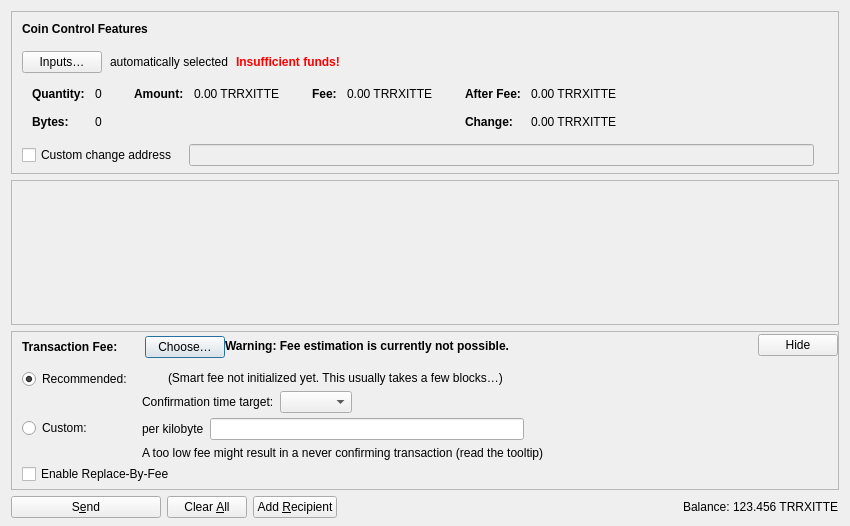
<?xml version="1.0" encoding="UTF-8"?>
<ui version="4.0">
 <class>SendCoinsDialog</class>
 <widget class="QDialog" name="SendCoinsDialog">
  <property name="geometry">
   <rect>
    <x>0</x>
    <y>0</y>
    <width>850</width>
    <height>526</height>
   </rect>
  </property>
  <property name="windowTitle">
   <string>Send Coins</string>
  </property>
  <layout class="QVBoxLayout" name="verticalLayout" stretch="0,1,0,0">
   <property name="bottomMargin">
    <number>8</number>
   </property>
   <item>
    <widget class="QFrame" name="frameCoinControl">
     <property name="sizePolicy">
      <sizepolicy hsizetype="Expanding" vsizetype="Expanding">
       <horstretch>0</horstretch>
       <verstretch>0</verstretch>
      </sizepolicy>
     </property>
     <property name="maximumSize">
      <size>
       <width>16777215</width>
       <height>16777215</height>
      </size>
     </property>
     <property name="frameShape">
      <enum>QFrame::StyledPanel</enum>
     </property>
     <property name="frameShadow">
      <enum>QFrame::Sunken</enum>
     </property>
     <layout class="QVBoxLayout" name="verticalLayoutCoinControl2">
      <property name="spacing">
       <number>0</number>
      </property>
      <property name="leftMargin">
       <number>0</number>
      </property>
      <property name="topMargin">
       <number>0</number>
      </property>
      <property name="rightMargin">
       <number>0</number>
      </property>
      <property name="bottomMargin">
       <number>6</number>
      </property>
      <item>
       <layout class="QVBoxLayout" name="verticalLayoutCoinControl" stretch="0,0,0,0,1">
        <property name="spacing">
         <number>0</number>
        </property>
        <property name="leftMargin">
         <number>10</number>
        </property>
        <property name="topMargin">
         <number>10</number>
        </property>
        <item>
         <layout class="QHBoxLayout" name="horizontalLayoutCoinControl1">
          <property name="bottomMargin">
           <number>15</number>
          </property>
          <item>
           <widget class="QLabel" name="labelCoinControlFeatures">
            <property name="sizePolicy">
             <sizepolicy hsizetype="Preferred" vsizetype="Maximum">
              <horstretch>0</horstretch>
              <verstretch>0</verstretch>
             </sizepolicy>
            </property>
            <property name="font">
             <font>
              <weight>75</weight>
              <bold>true</bold>
             </font>
            </property>
            <property name="styleSheet">
             <string notr="true">font-weight:bold;</string>
            </property>
            <property name="text">
             <string>Coin Control Features</string>
            </property>
           </widget>
          </item>
         </layout>
        </item>
        <item>
         <layout class="QHBoxLayout" name="horizontalLayoutCoinControl2" stretch="0,0,0,0">
          <property name="spacing">
           <number>8</number>
          </property>
          <property name="bottomMargin">
           <number>10</number>
          </property>
          <item>
           <widget class="QPushButton" name="pushButtonCoinControl">
            <property name="styleSheet">
             <string notr="true"/>
            </property>
            <property name="text">
             <string>Inputs…</string>
            </property>
            <property name="autoDefault">
             <bool>false</bool>
            </property>
           </widget>
          </item>
          <item>
           <widget class="QLabel" name="labelCoinControlAutomaticallySelected">
            <property name="text">
             <string>automatically selected</string>
            </property>
            <property name="margin">
             <number>5</number>
            </property>
           </widget>
          </item>
          <item>
           <widget class="QLabel" name="labelCoinControlInsuffFunds">
            <property name="font">
             <font>
              <weight>75</weight>
              <bold>true</bold>
             </font>
            </property>
            <property name="styleSheet">
             <string notr="true">color:red;font-weight:bold;</string>
            </property>
            <property name="text">
             <string>Insufficient funds!</string>
            </property>
            <property name="margin">
             <number>5</number>
            </property>
           </widget>
          </item>
          <item>
           <spacer name="horizontalSpacerCoinControl">
            <property name="orientation">
             <enum>Qt::Horizontal</enum>
            </property>
            <property name="sizeHint" stdset="0">
             <size>
              <width>40</width>
              <height>1</height>
             </size>
            </property>
           </spacer>
          </item>
         </layout>
        </item>
        <item>
         <widget class="QWidget" name="widgetCoinControl" native="true">
          <property name="sizePolicy">
           <sizepolicy hsizetype="Preferred" vsizetype="Preferred">
            <horstretch>0</horstretch>
            <verstretch>0</verstretch>
           </sizepolicy>
          </property>
          <property name="minimumSize">
           <size>
            <width>0</width>
            <height>0</height>
           </size>
          </property>
          <property name="styleSheet">
           <string notr="true"/>
          </property>
          <layout class="QHBoxLayout" name="horizontalLayoutCoinControl5">
           <property name="leftMargin">
            <number>0</number>
           </property>
           <property name="topMargin">
            <number>0</number>
           </property>
           <property name="rightMargin">
            <number>0</number>
           </property>
           <property name="bottomMargin">
            <number>0</number>
           </property>
           <item>
            <layout class="QHBoxLayout" name="horizontalLayoutCoinControl3" stretch="0,0,0,1">
             <property name="spacing">
              <number>20</number>
             </property>
             <property name="topMargin">
              <number>0</number>
             </property>
             <property name="bottomMargin">
              <number>10</number>
             </property>
             <item>
              <layout class="QFormLayout" name="formLayoutCoinControl1">
               <property name="labelAlignment">
                <set>Qt::AlignLeft|Qt::AlignVCenter</set>
               </property>
               <property name="horizontalSpacing">
                <number>10</number>
               </property>
               <property name="verticalSpacing">
                <number>14</number>
               </property>
               <property name="leftMargin">
                <number>10</number>
               </property>
               <property name="topMargin">
                <number>4</number>
               </property>
               <property name="rightMargin">
                <number>6</number>
               </property>
               <item row="0" column="0">
                <widget class="QLabel" name="labelCoinControlQuantityText">
                 <property name="font">
                  <font>
                   <weight>75</weight>
                   <bold>true</bold>
                  </font>
                 </property>
                 <property name="text">
                  <string>Quantity:</string>
                 </property>
                 <property name="margin">
                  <number>0</number>
                 </property>
                </widget>
               </item>
               <item row="0" column="1">
                <widget class="QLabel" name="labelCoinControlQuantity">
                 <property name="cursor">
                  <cursorShape>IBeamCursor</cursorShape>
                 </property>
                 <property name="contextMenuPolicy">
                  <enum>Qt::ActionsContextMenu</enum>
                 </property>
                 <property name="text">
                  <string notr="true">0</string>
                 </property>
                 <property name="margin">
                  <number>0</number>
                 </property>
                 <property name="textInteractionFlags">
                  <set>Qt::LinksAccessibleByMouse|Qt::TextSelectableByKeyboard|Qt::TextSelectableByMouse</set>
                 </property>
                </widget>
               </item>
               <item row="1" column="0">
                <widget class="QLabel" name="labelCoinControlBytesText">
                 <property name="font">
                  <font>
                   <weight>75</weight>
                   <bold>true</bold>
                  </font>
                 </property>
                 <property name="text">
                  <string>Bytes:</string>
                 </property>
                </widget>
               </item>
               <item row="1" column="1">
                <widget class="QLabel" name="labelCoinControlBytes">
                 <property name="cursor">
                  <cursorShape>IBeamCursor</cursorShape>
                 </property>
                 <property name="contextMenuPolicy">
                  <enum>Qt::ActionsContextMenu</enum>
                 </property>
                 <property name="text">
                  <string notr="true">0</string>
                 </property>
                 <property name="textInteractionFlags">
                  <set>Qt::LinksAccessibleByMouse|Qt::TextSelectableByKeyboard|Qt::TextSelectableByMouse</set>
                 </property>
                </widget>
               </item>
              </layout>
             </item>
             <item>
              <layout class="QFormLayout" name="formLayoutCoinControl2">
               <property name="horizontalSpacing">
                <number>10</number>
               </property>
               <property name="verticalSpacing">
                <number>14</number>
               </property>
               <property name="leftMargin">
                <number>6</number>
               </property>
               <property name="topMargin">
                <number>4</number>
               </property>
               <property name="rightMargin">
                <number>6</number>
               </property>
               <item row="0" column="0">
                <widget class="QLabel" name="labelCoinControlAmountText">
                 <property name="font">
                  <font>
                   <weight>75</weight>
                   <bold>true</bold>
                  </font>
                 </property>
                 <property name="text">
                  <string>Amount:</string>
                 </property>
                 <property name="margin">
                  <number>0</number>
                 </property>
                </widget>
               </item>
               <item row="0" column="1">
                <widget class="QLabel" name="labelCoinControlAmount">
                 <property name="cursor">
                  <cursorShape>IBeamCursor</cursorShape>
                 </property>
                 <property name="contextMenuPolicy">
                  <enum>Qt::ActionsContextMenu</enum>
                 </property>
                 <property name="text">
                  <string notr="true">0.00 TRRXITTE</string>
                 </property>
                 <property name="textInteractionFlags">
                  <set>Qt::LinksAccessibleByMouse|Qt::TextSelectableByKeyboard|Qt::TextSelectableByMouse</set>
                 </property>
                </widget>
               </item>
              </layout>
             </item>
             <item>
              <layout class="QFormLayout" name="formLayoutCoinControl3">
               <property name="horizontalSpacing">
                <number>10</number>
               </property>
               <property name="verticalSpacing">
                <number>14</number>
               </property>
               <property name="leftMargin">
                <number>6</number>
               </property>
               <property name="topMargin">
                <number>4</number>
               </property>
               <property name="rightMargin">
                <number>6</number>
               </property>
               <item row="0" column="0">
                <widget class="QLabel" name="labelCoinControlFeeText">
                 <property name="font">
                  <font>
                   <weight>75</weight>
                   <bold>true</bold>
                  </font>
                 </property>
                 <property name="text">
                  <string>Fee:</string>
                 </property>
                 <property name="margin">
                  <number>0</number>
                 </property>
                </widget>
               </item>
               <item row="0" column="1">
                <widget class="QLabel" name="labelCoinControlFee">
                 <property name="cursor">
                  <cursorShape>IBeamCursor</cursorShape>
                 </property>
                 <property name="contextMenuPolicy">
                  <enum>Qt::ActionsContextMenu</enum>
                 </property>
                 <property name="text">
                  <string notr="true">0.00 TRRXITTE</string>
                 </property>
                 <property name="textInteractionFlags">
                  <set>Qt::LinksAccessibleByMouse|Qt::TextSelectableByKeyboard|Qt::TextSelectableByMouse</set>
                 </property>
                </widget>
               </item>
              </layout>
             </item>
             <item>
              <layout class="QFormLayout" name="formLayoutCoinControl4">
               <property name="labelAlignment">
                <set>Qt::AlignLeft|Qt::AlignVCenter</set>
               </property>
               <property name="horizontalSpacing">
                <number>10</number>
               </property>
               <property name="verticalSpacing">
                <number>14</number>
               </property>
               <property name="leftMargin">
                <number>6</number>
               </property>
               <property name="topMargin">
                <number>4</number>
               </property>
               <property name="rightMargin">
                <number>6</number>
               </property>
               <item row="0" column="0">
                <widget class="QLabel" name="labelCoinControlAfterFeeText">
                 <property name="font">
                  <font>
                   <weight>75</weight>
                   <bold>true</bold>
                  </font>
                 </property>
                 <property name="text">
                  <string>After Fee:</string>
                 </property>
                 <property name="margin">
                  <number>0</number>
                 </property>
                </widget>
               </item>
               <item row="0" column="1">
                <widget class="QLabel" name="labelCoinControlAfterFee">
                 <property name="cursor">
                  <cursorShape>IBeamCursor</cursorShape>
                 </property>
                 <property name="contextMenuPolicy">
                  <enum>Qt::ActionsContextMenu</enum>
                 </property>
                 <property name="text">
                  <string notr="true">0.00 TRRXITTE</string>
                 </property>
                 <property name="textInteractionFlags">
                  <set>Qt::LinksAccessibleByMouse|Qt::TextSelectableByKeyboard|Qt::TextSelectableByMouse</set>
                 </property>
                </widget>
               </item>
               <item row="1" column="0">
                <widget class="QLabel" name="labelCoinControlChangeText">
                 <property name="font">
                  <font>
                   <weight>75</weight>
                   <bold>true</bold>
                  </font>
                 </property>
                 <property name="text">
                  <string>Change:</string>
                 </property>
                </widget>
               </item>
               <item row="1" column="1">
                <widget class="QLabel" name="labelCoinControlChange">
                 <property name="cursor">
                  <cursorShape>IBeamCursor</cursorShape>
                 </property>
                 <property name="contextMenuPolicy">
                  <enum>Qt::ActionsContextMenu</enum>
                 </property>
                 <property name="text">
                  <string notr="true">0.00 TRRXITTE</string>
                 </property>
                 <property name="textInteractionFlags">
                  <set>Qt::LinksAccessibleByMouse|Qt::TextSelectableByKeyboard|Qt::TextSelectableByMouse</set>
                 </property>
                </widget>
               </item>
              </layout>
             </item>
            </layout>
           </item>
          </layout>
         </widget>
        </item>
        <item>
         <layout class="QHBoxLayout" name="horizontalLayoutCoinControl4" stretch="0,0,0">
          <property name="spacing">
           <number>12</number>
          </property>
          <property name="sizeConstraint">
           <enum>QLayout::SetDefaultConstraint</enum>
          </property>
          <property name="topMargin">
           <number>5</number>
          </property>
          <property name="rightMargin">
           <number>5</number>
          </property>
          <item>
           <widget class="QCheckBox" name="checkBoxCoinControlChange">
            <property name="toolTip">
             <string>If this is activated, but the change address is empty or invalid, change will be sent to a newly generated address.</string>
            </property>
            <property name="text">
             <string>Custom change address</string>
            </property>
           </widget>
          </item>
          <item>
           <widget class="QValidatedLineEdit" name="lineEditCoinControlChange">
            <property name="enabled">
             <bool>false</bool>
            </property>
            <property name="sizePolicy">
             <sizepolicy hsizetype="Expanding" vsizetype="Fixed">
              <horstretch>0</horstretch>
              <verstretch>0</verstretch>
             </sizepolicy>
            </property>
           </widget>
          </item>
          <item>
           <widget class="QLabel" name="labelCoinControlChangeLabel">
            <property name="sizePolicy">
             <sizepolicy hsizetype="Preferred" vsizetype="Expanding">
              <horstretch>0</horstretch>
              <verstretch>0</verstretch>
             </sizepolicy>
            </property>
            <property name="minimumSize">
             <size>
              <width>0</width>
              <height>0</height>
             </size>
            </property>
            <property name="text">
             <string/>
            </property>
            <property name="margin">
             <number>3</number>
            </property>
           </widget>
          </item>
         </layout>
        </item>
        <item>
         <spacer name="verticalSpacerCoinControl">
          <property name="orientation">
           <enum>Qt::Vertical</enum>
          </property>
          <property name="sizeHint" stdset="0">
           <size>
            <width>800</width>
            <height>1</height>
           </size>
          </property>
         </spacer>
        </item>
       </layout>
      </item>
     </layout>
    </widget>
   </item>
   <item>
    <widget class="QScrollArea" name="scrollArea">
     <property name="widgetResizable">
      <bool>true</bool>
     </property>
     <widget class="QWidget" name="scrollAreaWidgetContents">
      <property name="geometry">
       <rect>
        <x>0</x>
        <y>0</y>
        <width>830</width>
        <height>104</height>
       </rect>
      </property>
      <layout class="QVBoxLayout" name="verticalLayout_2" stretch="0,1">
       <property name="leftMargin">
        <number>0</number>
       </property>
       <property name="topMargin">
        <number>0</number>
       </property>
       <property name="rightMargin">
        <number>0</number>
       </property>
       <property name="bottomMargin">
        <number>0</number>
       </property>
       <item>
        <layout class="QVBoxLayout" name="entries">
         <property name="spacing">
          <number>6</number>
         </property>
        </layout>
       </item>
       <item>
        <spacer name="verticalSpacer">
         <property name="orientation">
          <enum>Qt::Vertical</enum>
         </property>
         <property name="sizeHint" stdset="0">
          <size>
           <width>20</width>
           <height>40</height>
          </size>
         </property>
        </spacer>
       </item>
      </layout>
     </widget>
    </widget>
   </item>
   <item>
    <widget class="QFrame" name="frameFee">
     <property name="sizePolicy">
      <sizepolicy hsizetype="Expanding" vsizetype="Expanding">
       <horstretch>0</horstretch>
       <verstretch>0</verstretch>
      </sizepolicy>
     </property>
     <property name="maximumSize">
      <size>
       <width>16777215</width>
       <height>16777215</height>
      </size>
     </property>
     <property name="frameShape">
      <enum>QFrame::StyledPanel</enum>
     </property>
     <property name="frameShadow">
      <enum>QFrame::Sunken</enum>
     </property>
     <layout class="QVBoxLayout" name="verticalLayoutFee1">
      <property name="spacing">
       <number>0</number>
      </property>
      <property name="leftMargin">
       <number>0</number>
      </property>
      <property name="topMargin">
       <number>0</number>
      </property>
      <property name="rightMargin">
       <number>0</number>
      </property>
      <property name="bottomMargin">
       <number>0</number>
      </property>
      <item>
       <layout class="QVBoxLayout" name="verticalLayoutFee2" stretch="0,0,0">
        <property name="spacing">
         <number>0</number>
        </property>
        <property name="leftMargin">
         <number>10</number>
        </property>
        <property name="topMargin">
         <number>0</number>
        </property>
        <item>
         <layout class="QHBoxLayout" name="horizontalLayoutFee1">
          <property name="bottomMargin">
           <number>0</number>
          </property>
          <item>
           <layout class="QVBoxLayout" name="verticalLayoutFee7">
            <property name="spacing">
             <number>0</number>
            </property>
            <item>
             <spacer name="verticalSpacerSmartFee">
              <property name="orientation">
               <enum>Qt::Vertical</enum>
              </property>
              <property name="sizeType">
               <enum>QSizePolicy::Fixed</enum>
              </property>
              <property name="sizeHint" stdset="0">
               <size>
                <width>1</width>
                <height>4</height>
               </size>
              </property>
             </spacer>
            </item>
            <item>
             <layout class="QHBoxLayout" name="horizontalLayoutSmartFee">
              <property name="spacing">
               <number>10</number>
              </property>
              <item>
               <widget class="QLabel" name="labelFeeHeadline">
                <property name="sizePolicy">
                 <sizepolicy hsizetype="Preferred" vsizetype="Maximum">
                  <horstretch>0</horstretch>
                  <verstretch>0</verstretch>
                 </sizepolicy>
                </property>
                <property name="font">
                 <font>
                  <weight>75</weight>
                  <bold>true</bold>
                 </font>
                </property>
                <property name="styleSheet">
                 <string notr="true">font-weight:bold;</string>
                </property>
                <property name="text">
                 <string>Transaction Fee:</string>
                </property>
               </widget>
              </item>
              <item>
               <widget class="QLabel" name="labelFeeMinimized">
                <property name="text">
                 <string/>
                </property>
               </widget>
              </item>
              <item>
               <widget class="QPushButton" name="buttonChooseFee">
                <property name="text">
                 <string>Choose…</string>
                </property>
               </widget>
              </item>
             </layout>
            </item>
            <item>
             <spacer name="verticalSpacer_5">
              <property name="orientation">
               <enum>Qt::Vertical</enum>
              </property>
              <property name="sizeHint" stdset="0">
               <size>
                <width>1</width>
                <height>1</height>
               </size>
              </property>
             </spacer>
            </item>
           </layout>
          </item>
          <item>
           <widget class="QLabel" name="fallbackFeeWarningLabel">
            <property name="toolTip">
             <string>Using the fallbackfee can result in sending a transaction that will take several hours or days (or never) to confirm. Consider choosing your fee manually or wait until you have validated the complete chain.</string>
            </property>
            <property name="font">
            <font>
                <weight>75</weight>
                <bold>true</bold>
            </font>
            </property>
            <property name="text">
             <string>Warning: Fee estimation is currently not possible.</string>
            </property>
            <property name="wordWrap">
             <bool>false</bool>
            </property>
           </widget>
          </item>
          <item>
           <spacer name="horizontalSpacer_4">
            <property name="orientation">
             <enum>Qt::Horizontal</enum>
            </property>
            <property name="sizeType">
             <enum>QSizePolicy::MinimumExpanding</enum>
            </property>
            <property name="sizeHint" stdset="0">
             <size>
              <width>40</width>
              <height>20</height>
             </size>
            </property>
           </spacer>
          </item>
          <item>
           <widget class="QPushButton" name="buttonMinimizeFee">
            <property name="toolTip">
             <string>Hide transaction fee settings</string>
            </property>
            <property name="text">
             <string>Hide</string>
            </property>
           </widget>
          </item>
         </layout>
        </item>
        <item>
         <widget class="QFrame" name="frameFeeSelection">
          <layout class="QVBoxLayout" name="verticalLayoutFee12">
           <property name="spacing">
            <number>0</number>
           </property>
           <property name="leftMargin">
            <number>0</number>
           </property>
           <property name="topMargin">
            <number>0</number>
           </property>
           <property name="rightMargin">
            <number>0</number>
           </property>
           <property name="bottomMargin">
            <number>0</number>
           </property>
           <item>
            <layout class="QGridLayout" name="gridLayoutFee">
             <property name="topMargin">
              <number>10</number>
             </property>
             <property name="bottomMargin">
              <number>4</number>
             </property>
             <property name="horizontalSpacing">
              <number>10</number>
             </property>
             <property name="verticalSpacing">
              <number>4</number>
             </property>
             <item row="1" column="1">
              <layout class="QVBoxLayout" name="verticalLayoutFee8">
               <property name="spacing">
                <number>6</number>
               </property>
               <item>
                <layout class="QHBoxLayout" name="horizontalLayoutFee13">
                 <item>
                  <widget class="QLabel" name="labelCustomPerKilobyte">
                   <property name="toolTip">
                    <string>Specify a custom fee per kB (1,000 bytes) of the transaction's virtual size.

Note:  Since the fee is calculated on a per-byte basis, a fee rate of "100 satoshis per kvB" for a transaction size of 500 virtual bytes (half of 1 kvB) would ultimately yield a fee of only 50 satoshis.</string>
                   </property>
                   <property name="text">
                    <string>per kilobyte</string>
                   </property>
                  </widget>
                 </item>
                 <item>
                  <widget class="BitcoinAmountField" name="customFee"/>
                 </item>
                 <item>
                  <spacer name="horizontalSpacer_6">
                   <property name="orientation">
                    <enum>Qt::Horizontal</enum>
                   </property>
                   <property name="sizeHint" stdset="0">
                    <size>
                     <width>1</width>
                     <height>1</height>
                    </size>
                   </property>
                  </spacer>
                 </item>
                </layout>
               </item>
               <item>
                <layout class="QHBoxLayout" name="horizontalLayoutFee8">
                 <item>
                  <widget class="QLabel" name="labelCustomFeeWarning">
                   <property name="enabled">
                    <bool>true</bool>
                   </property>
                   <property name="toolTip">
                    <string>When there is less transaction volume than space in the blocks, miners as well as relaying nodes may enforce a minimum fee. Paying only this minimum fee is just fine, but be aware that this can result in a never confirming transaction once there is more demand for bitcoin transactions than the network can process.</string>
                   </property>
                   <property name="text">
                    <string>A too low fee might result in a never confirming transaction (read the tooltip)</string>
                   </property>
                  </widget>
                 </item>
                 <item>
                  <spacer name="horizontalSpacer_2">
                   <property name="orientation">
                    <enum>Qt::Horizontal</enum>
                   </property>
                   <property name="sizeHint" stdset="0">
                    <size>
                     <width>1</width>
                     <height>1</height>
                    </size>
                   </property>
                  </spacer>
                 </item>
                </layout>
               </item>
              </layout>
             </item>
             <item row="0" column="0">
              <layout class="QVBoxLayout" name="verticalLayoutFee4" stretch="0,1">
               <item>
                <widget class="QRadioButton" name="radioSmartFee">
                 <property name="text">
                  <string>Recommended:</string>
                 </property>
                 <property name="checked">
                  <bool>true</bool>
                 </property>
                 <attribute name="buttonGroup">
                  <string notr="true">groupFee</string>
                 </attribute>
                </widget>
               </item>
               <item>
                <spacer name="verticalSpacer_2">
                 <property name="orientation">
                  <enum>Qt::Vertical</enum>
                 </property>
                 <property name="sizeHint" stdset="0">
                  <size>
                   <width>1</width>
                   <height>1</height>
                  </size>
                 </property>
                </spacer>
               </item>
              </layout>
             </item>
             <item row="1" column="0">
              <layout class="QVBoxLayout" name="verticalLayoutFee9" stretch="0,1">
               <item>
                <widget class="QRadioButton" name="radioCustomFee">
                 <property name="text">
                  <string>Custom:</string>
                 </property>
                 <attribute name="buttonGroup">
                  <string notr="true">groupFee</string>
                 </attribute>
                </widget>
               </item>
               <item>
                <spacer name="verticalSpacer_6">
                 <property name="orientation">
                  <enum>Qt::Vertical</enum>
                 </property>
                 <property name="sizeHint" stdset="0">
                  <size>
                   <width>1</width>
                   <height>1</height>
                  </size>
                 </property>
                </spacer>
               </item>
              </layout>
             </item>
             <item row="0" column="1">
              <layout class="QVBoxLayout" name="verticalLayoutFee3" stretch="0,0,1">
               <property name="spacing">
                <number>6</number>
               </property>
               <property name="topMargin">
                <number>2</number>
               </property>
               <item>
                <layout class="QHBoxLayout" name="horizontalLayoutFee12">
                 <item>
                  <widget class="QLabel" name="labelSmartFee">
                   <property name="text">
                    <string/>
                   </property>
                  </widget>
                 </item>
                 <item>
                  <widget class="QLabel" name="labelFeeEstimation">
                   <property name="text">
                    <string/>
                   </property>
                  </widget>
                 </item>
                 <item>
                  <widget class="QLabel" name="labelSmartFee2">
                   <property name="text">
                    <string>(Smart fee not initialized yet. This usually takes a few blocks…)</string>
                   </property>
                  </widget>
                 </item>
                 <item>
                  <spacer name="horizontalSpacer_5">
                   <property name="orientation">
                    <enum>Qt::Horizontal</enum>
                   </property>
                   <property name="sizeHint" stdset="0">
                    <size>
                     <width>1</width>
                     <height>1</height>
                    </size>
                   </property>
                  </spacer>
                 </item>
                </layout>
               </item>
               <item>
                <layout class="QHBoxLayout" name="horizontalLayoutFee9">
                 <item>
                  <layout class="QVBoxLayout" name="verticalLayoutFee6">
                   <item>
                    <widget class="QLabel" name="labelSmartFee3">
                     <property name="text">
                      <string>Confirmation time target:</string>
                     </property>
                    </widget>
                   </item>
                  </layout>
                 </item>
                 <item>
                  <layout class="QVBoxLayout" name="verticalLayoutFee5">
                   <property name="rightMargin">
                    <number>30</number>
                   </property>
                   <item>
                    <layout class="QHBoxLayout" name="horizontalLayoutConfTarget">
                     <property name="bottomMargin">
                      <number>0</number>
                     </property>
                     <item>
                      <widget class="QComboBox" name="confTargetSelector"/>
                     </item>
                     <item>
                      <spacer name="horizontalSpacerConfTarget">
                       <property name="orientation">
                        <enum>Qt::Horizontal</enum>
                       </property>
                       <property name="sizeHint" stdset="0">
                        <size>
                         <width>40</width>
                         <height>20</height>
                        </size>
                       </property>
                      </spacer>
                     </item>
                    </layout>
                   </item>
                  </layout>
                 </item>
                </layout>
               </item>
               <item>
                <spacer name="verticalSpacer_4">
                 <property name="orientation">
                  <enum>Qt::Vertical</enum>
                 </property>
                 <property name="sizeHint" stdset="0">
                  <size>
                   <width>1</width>
                   <height>1</height>
                  </size>
                 </property>
                </spacer>
               </item>
              </layout>
             </item>
            </layout>
           </item>
           <item>
            <widget class="QCheckBox" name="optInRBF">
             <property name="text">
              <string>Enable Replace-By-Fee</string>
             </property>
             <property name="toolTip">
              <string>With Replace-By-Fee (BIP-125) you can increase a transaction's fee after it is sent. Without this, a higher fee may be recommended to compensate for increased transaction delay risk.</string>
             </property>
            </widget>
           </item>
          </layout>
         </widget>
        </item>
        <item>
         <spacer name="verticalSpacerFee">
          <property name="orientation">
           <enum>Qt::Vertical</enum>
          </property>
          <property name="sizeHint" stdset="0">
           <size>
            <width>40</width>
            <height>5</height>
           </size>
          </property>
         </spacer>
        </item>
       </layout>
      </item>
     </layout>
    </widget>
   </item>
   <item>
    <layout class="QHBoxLayout" name="horizontalLayout">
     <item>
      <widget class="QPushButton" name="sendButton">
       <property name="minimumSize">
        <size>
         <width>150</width>
         <height>0</height>
        </size>
       </property>
       <property name="toolTip">
        <string>Confirm the send action</string>
       </property>
       <property name="text">
        <string>S&amp;end</string>
       </property>
       <property name="icon">
        <iconset resource="../bitcoin.qrc">
         <normaloff>:/icons/send</normaloff>:/icons/send</iconset>
       </property>
       <property name="autoDefault">
        <bool>false</bool>
       </property>
       <property name="default">
        <bool>false</bool>
       </property>
      </widget>
     </item>
     <item>
      <widget class="QPushButton" name="clearButton">
       <property name="sizePolicy">
        <sizepolicy hsizetype="Minimum" vsizetype="Fixed">
         <horstretch>0</horstretch>
         <verstretch>0</verstretch>
        </sizepolicy>
       </property>
       <property name="toolTip">
        <string>Clear all fields of the form.</string>
       </property>
       <property name="text">
        <string>Clear &amp;All</string>
       </property>
       <property name="icon">
        <iconset resource="../bitcoin.qrc">
         <normaloff>:/icons/remove</normaloff>:/icons/remove</iconset>
       </property>
       <property name="autoDefault">
        <bool>false</bool>
       </property>
      </widget>
     </item>
     <item>
      <widget class="QPushButton" name="addButton">
       <property name="toolTip">
        <string>Send to multiple recipients at once</string>
       </property>
       <property name="text">
        <string>Add &amp;Recipient</string>
       </property>
       <property name="icon">
        <iconset resource="../bitcoin.qrc">
         <normaloff>:/icons/add</normaloff>:/icons/add</iconset>
       </property>
       <property name="autoDefault">
        <bool>false</bool>
       </property>
      </widget>
     </item>
     <item>
      <spacer name="horizontalSpacer">
       <property name="orientation">
        <enum>Qt::Horizontal</enum>
       </property>
       <property name="sizeHint" stdset="0">
        <size>
         <width>40</width>
         <height>20</height>
        </size>
       </property>
      </spacer>
     </item>
     <item>
      <layout class="QHBoxLayout" name="horizontalLayout_2">
       <property name="spacing">
        <number>3</number>
       </property>
       <item>
        <widget class="QLabel" name="labelBalanceName">
         <property name="sizePolicy">
          <sizepolicy hsizetype="Preferred" vsizetype="Fixed">
           <horstretch>0</horstretch>
           <verstretch>0</verstretch>
          </sizepolicy>
         </property>
         <property name="text">
          <string>Balance:</string>
         </property>
        </widget>
       </item>
       <item>
        <widget class="QLabel" name="labelBalance">
         <property name="sizePolicy">
          <sizepolicy hsizetype="Preferred" vsizetype="Fixed">
           <horstretch>0</horstretch>
           <verstretch>0</verstretch>
          </sizepolicy>
         </property>
         <property name="cursor">
          <cursorShape>IBeamCursor</cursorShape>
         </property>
         <property name="text">
          <string notr="true">123.456 TRRXITTE</string>
         </property>
         <property name="textInteractionFlags">
          <set>Qt::LinksAccessibleByMouse|Qt::TextSelectableByKeyboard|Qt::TextSelectableByMouse</set>
         </property>
        </widget>
       </item>
      </layout>
     </item>
    </layout>
   </item>
  </layout>
 </widget>
 <customwidgets>
  <customwidget>
   <class>QValidatedLineEdit</class>
   <extends>QLineEdit</extends>
   <header>qt/qvalidatedlineedit.h</header>
  </customwidget>
  <customwidget>
   <class>BitcoinAmountField</class>
   <extends>QLineEdit</extends>
   <header>qt/bitcoinamountfield.h</header>
   <container>1</container>
  </customwidget>
 </customwidgets>
 <resources>
  <include location="../bitcoin.qrc"/>
 </resources>
 <connections/>
 <buttongroups>
  <buttongroup name="groupFee"/>
 </buttongroups>
</ui>
